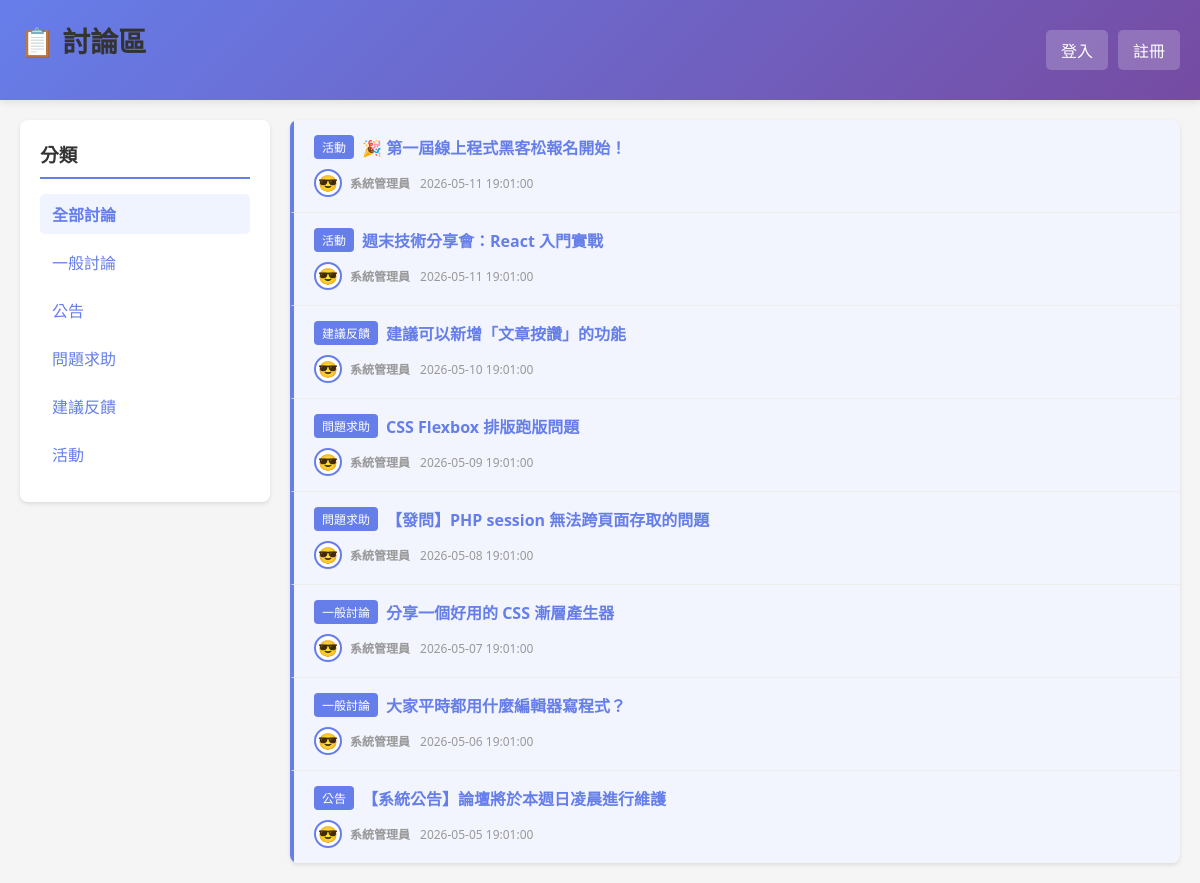
The page / on the database its author committed.
### tables this page shows
CREATE TABLE categories (
    id INT AUTO_INCREMENT PRIMARY KEY,
    name VARCHAR(100) NOT NULL UNIQUE,
    description TEXT,
    created_at TIMESTAMP DEFAULT CURRENT_TIMESTAMP
);

CREATE TABLE news (
    id INT AUTO_INCREMENT PRIMARY KEY,
    category_id INT NOT NULL,
    title VARCHAR(200) NOT NULL,
    content TEXT NOT NULL,
    member_id INT NOT NULL,
    created_at TIMESTAMP DEFAULT CURRENT_TIMESTAMP,
    FOREIGN KEY (category_id) REFERENCES categories(id) ON DELETE CASCADE,
    FOREIGN KEY (member_id) REFERENCES members(id) ON DELETE CASCADE,
    INDEX idx_created_at (created_at),
    INDEX idx_member_id (member_id),
    INDEX idx_category_id (category_id)
);

CREATE TABLE members (
    id INT AUTO_INCREMENT PRIMARY KEY,
    username VARCHAR(100) NOT NULL UNIQUE,
    password VARCHAR(255) NOT NULL,
    nickname VARCHAR(100) NOT NULL,
    color VARCHAR(7) DEFAULT '#FFFFFF',
    avatar VARCHAR(100),
    is_admin TINYINT(1) DEFAULT 0,
    profile_complete TINYINT(1) DEFAULT 0,
    created_at TIMESTAMP DEFAULT CURRENT_TIMESTAMP,
    INDEX idx_username (username)
);

### auth.php (called while the page is built, shortened)
<?php
if (!function_exists('is_logged_in')) {
    function is_logged_in()
    {
        return isset($_SESSION['user_id']) && isset($_SESSION['username']);
    }
}
if (!function_exists('escape')) {
    function escape($text)
    {
        return htmlspecialchars((string)$text, ENT_QUOTES, 'UTF-8');
    }
}
?>

### index.php (the view, shortened to what this page needs)
<?php
require 'auth.php';
$user = is_logged_in() ? get_current_user() : [];
$selected_category = intval(isset($_GET['category']) ? $_GET['category'] : 0);
try {
    $stmt = $pdo->query('SELECT id, name FROM categories ORDER BY name');
    $categories = $stmt->fetchAll();
    if ($selected_category > 0) {
        $stmt = $pdo->prepare('
            SELECT n.id, n.title, c.name as category_name,
                m.nickname, m.avatar, m.color, n.created_at, /* 加入了 m.color */
                COUNT(r.id) as reply_count
            FROM news n
            LEFT JOIN replies r ON n.id = r.news_id
            LEFT JOIN members m ON n.member_id = m.id
            LEFT JOIN categories c ON n.category_id = c.id
            WHERE n.category_id = ?
            GROUP BY n.id
            ORDER BY n.created_at DESC
        ');
        $stmt->execute([$selected_category]);
    } else {
        $stmt = $pdo->query('
            SELECT n.id, n.title, c.name as category_name,
                m.nickname, m.avatar, m.color, n.created_at, /* 加入了 m.color */
                COUNT(r.id) as reply_count
            FROM news n
            LEFT JOIN replies r ON n.id = r.news_id
            LEFT JOIN members m ON n.member_id = m.id
            LEFT JOIN categories c ON n.category_id = c.id
            GROUP BY n.id
            ORDER BY n.created_at DESC
        ');
    }
    $news = $stmt->fetchAll();
} catch (PDOException $e) {
    $categories = [];
    $news = [];
}
?>
<!DOCTYPE html>
<html lang="zh-Hant">
<head>
    <link rel="stylesheet" href="styles.css">
</head>
<body>
    <?php
    $header_style = 'linear-gradient(135deg, #667eea 0%, #764ba2 100%)';
    ?>
    <div class="header" style="background: <?= $header_style ?>; color: white;">
        <div class="header-content">
            <h1>📋 討論區</h1>
            <div class="user-info">
                <?php if (is_logged_in()): ?>
                    <!-- <span class="avatar-display" style="
                        background: #fff;
                        border: 4px solid <?= isset($user['color']) ? escape($user['color']) : '#fff' ?>;
                        border-radius: 50%;
                        width: 50px;
                        height: 50px;
                        display: flex;
                        align-items: center;
                        justify-content: center;
                        font-size: 32px;
                        box-shadow: 0 2px 8px rgba(0,0,0,0.2);
                    ">
                        <?= isset($user['avatar']) && $user['avatar'] ? escape($user['avatar']) : '😀' ?>
                    </span>
                    <div class="user-name" style="color: white; text-shadow: 1px 1px 2px rgba(0,0,0,0.2);">
                        <strong style="font-size: 16px;"><?= isset($user['nickname']) ? escape($user['nickname']) : 'User' ?></strong><br>
                        <small style="opacity: 0.8;">@<?= isset($user['username']) ? escape($user['username']) : '' ?></small>
                    </div> -->
                    <div class="nav-links">
                        <a href="edit_profile.php">編輯檔案</a>
                        <?php if (is_admin()): ?>
                            <a href="admin_panel.php">管理員</a>
                        <?php endif; ?>
                        <a href="logout.php">登出</a>
                    </div>
                <?php else: ?>
                    <div class="nav-links">
                        <a href="login.php">登入</a>
                        <a href="register.php">註冊</a>
                    </div>
                <?php endif; ?>
            </div>
        </div>
    </div>
    <div class="container">
        <div class="row">
            <div class="sidebar">
                <h3>分類</h3>
                <ul class="category-list">
                    <li><a href="index.php" <?= $selected_category == 0 ? 'class="active"' : '' ?>>全部討論</a></li>
                    <?php foreach ($categories as $cat): ?>
                        <li>
                            <a href="?category=<?= $cat['id'] ?>"
                               <?= $selected_category == $cat['id'] ? 'class="active"' : '' ?>>
                                <?= escape($cat['name']) ?>
                            </a>
                        </li>
                    <?php endforeach; ?>
                </ul>
            </div>
            <div class="main-content">
                <div class="news-list">
    <?php if (empty($news)): ?>
        <p class="empty">目前沒有討論。</p>
    <?php else: ?>
        <?php foreach ($news as $item): ?>
            <div class="news-item" style="background-color: <?= isset($item['color']) && $item['color'] ? escape($item['color']) . '15' : '#ffffff' ?>; border-left: 4px solid <?= isset($item['color']) && $item['color'] ? escape($item['color']) : '#eee' ?>;">
                <div class="news-header">
                    <div style="flex-grow: 1;">
                        <div class="news-title" style="display: flex; align-items: center; gap: 8px;">
                            <?php if ($item['category_name']): ?>
                                <span class="category-badge" style="background-color: <?= isset($item['color']) && $item['color'] ? escape($item['color']) : '#667eea' ?>; color: white; padding: 3px 8px; border-radius: 4px; font-size: 12px; font-weight: normal; white-space: nowrap;">
                                    <?= escape($item['category_name']) ?>
                                </span>
                            <?php endif; ?>
                            <a href="show_news.php?id=<?= $item['id'] ?>">
                                <?= escape($item['title']) ?>
                            </a>
                        </div>
                    </div>
                </div>
                <div class="news-meta">
                    <span class="author-info">
                        <span style="
                            display: inline-flex;
                            align-items: center;
                            justify-content: center;
                            width: 28px;
                            height: 28px;
                            border: 2px solid <?= isset($item['color']) && $item['color'] ? escape($item['color']) : '#ccc' ?>;
                            border-radius: 50%;
                            background: #fff;
                            font-size: 16px;
                        ">
                            <?= isset($item['avatar']) && $item['avatar'] ? escape($item['avatar']) : '😀' ?>
                        </span>
                        <strong><?= isset($item['nickname']) ? escape($item['nickname']) : '匿名' ?></strong>
                    </span>
                    <span><?= isset($item['created_at']) ? escape($item['created_at']) : '' ?></span>
                </div>
            </div>
        <?php endforeach; ?>
    <?php endif; ?>
</div>
            </div>
        </div>
    </div>
</body>
</html>

### styles.css (style rules this page uses)
* { margin: 0; padding: 0; box-sizing: border-box; }
body { font-family: system-ui, -apple-system, Arial, sans-serif; background: #f5f5f5; color: #333; }
.header { background: linear-gradient(135deg, #667eea 0%, #764ba2 100%); color: white; padding: 20px; box-shadow: 0 2px 8px rgba(0,0,0,0.1); }
.header h1 { font-size: 28px; }
.container { max-width: 1200px; margin: 20px auto; padding: 0 20px; }
.card, .form-box, .sidebar { background: white; padding: 20px; border-radius: 8px; box-shadow: 0 2px 4px rgba(0,0,0,0.1); margin-bottom: 20px; }
a { color: #667eea; text-decoration: none; }
h1 { margin-bottom: 20px; color: #333; }
h3 { margin-bottom: 15px; color: #333; }
ul { list-style: none; }
.row { display: grid; grid-template-columns: 1fr; gap: 20px; }

### index.php (style rules this page uses)
.header-content { max-width: 1200px; margin: 0 auto; display: flex; justify-content: space-between; align-items: center; }
.header h1 { font-size: 28px; }
.user-info { display: flex; align-items: center; gap: 15px; }
.nav-links { display: flex; gap: 10px; }
.nav-links a { padding: 8px 15px; background: rgba(255,255,255,0.2); color: white; text-decoration: none; border-radius: 5px; transition: background 0.3s; }
.row { display: grid; grid-template-columns: 250px 1fr; gap: 20px; }
.sidebar { background: white; border-radius: 8px; padding: 20px; box-shadow: 0 2px 4px rgba(0,0,0,0.1); height: fit-content; }
.sidebar h3 { margin-bottom: 15px; color: #333; border-bottom: 2px solid #667eea; padding-bottom: 10px; }
.category-list { list-style: none; }
.category-list li { margin-bottom: 8px; }
.category-list a { display: block; padding: 8px 12px; color: #667eea; text-decoration: none; border-radius: 5px; transition: background 0.3s; }
.category-list a:hover, .category-list a.active { background: #f0f4ff; font-weight: bold; }
.main-content { background: white; border-radius: 8px; overflow: hidden; box-shadow: 0 2px 4px rgba(0,0,0,0.1); }
.news-list { max-height: 800px; overflow-y: auto; }
.news-item { padding: 15px 20px; border-bottom: 1px solid #eee; transition: background 0.3s; }
.news-item:last-child { border-bottom: none; }
.news-header { display: flex; justify-content: space-between; align-items: start; margin-bottom: 10px; }
.news-title { font-size: 16px; font-weight: bold; }
.news-title a { color: #667eea; text-decoration: none; }
.news-meta { font-size: 12px; color: #999; display: flex; align-items: center; gap: 10px; }
.author-info { display: flex; align-items: center; gap: 8px; }

### rows shown on the page
categories: name "一般討論"
categories: name "公告"
categories: name "問題求助"
categories: name "建議反饋"
categories: name "活動"
news: category.name "活動", title "🎉 第一屆線上程式黑客松報名開始！", member.avatar "😎", member.nickname "系統管理員", created_at "2026-05-11 19:01:00"
news: category.name "活動", title "週末技術分享會：React 入門實戰", member.avatar "😎", member.nickname "系統管理員", created_at "2026-05-11 19:01:00"
news: category.name "建議反饋", title "建議可以新增「文章按讚」的功能", member.avatar "😎", member.nickname "系統管理員", created_at "2026-05-10 19:01:00"
news: category.name "問題求助", title "CSS Flexbox 排版跑版問題", member.avatar "😎", member.nickname "系統管理員", created_at "2026-05-09 19:01:00"
news: category.name "問題求助", title "【發問】PHP session 無法跨頁面存取的問題", member.avatar "😎", member.nickname "系統管理員", created_at "2026-05-08 19:01:00"
news: category.name "一般討論", title "分享一個好用的 CSS 漸層產生器", member.avatar "😎", member.nickname "系統管理員", created_at "2026-05-07 19:01:00"
news: category.name "一般討論", title "大家平時都用什麼編輯器寫程式？", member.avatar "😎", member.nickname "系統管理員", created_at "2026-05-06 19:01:00"
news: category.name "公告", title "【系統公告】論壇將於本週日凌晨進行維護", member.avatar "😎", member.nickname "系統管理員", created_at "2026-05-05 19:01:00"
